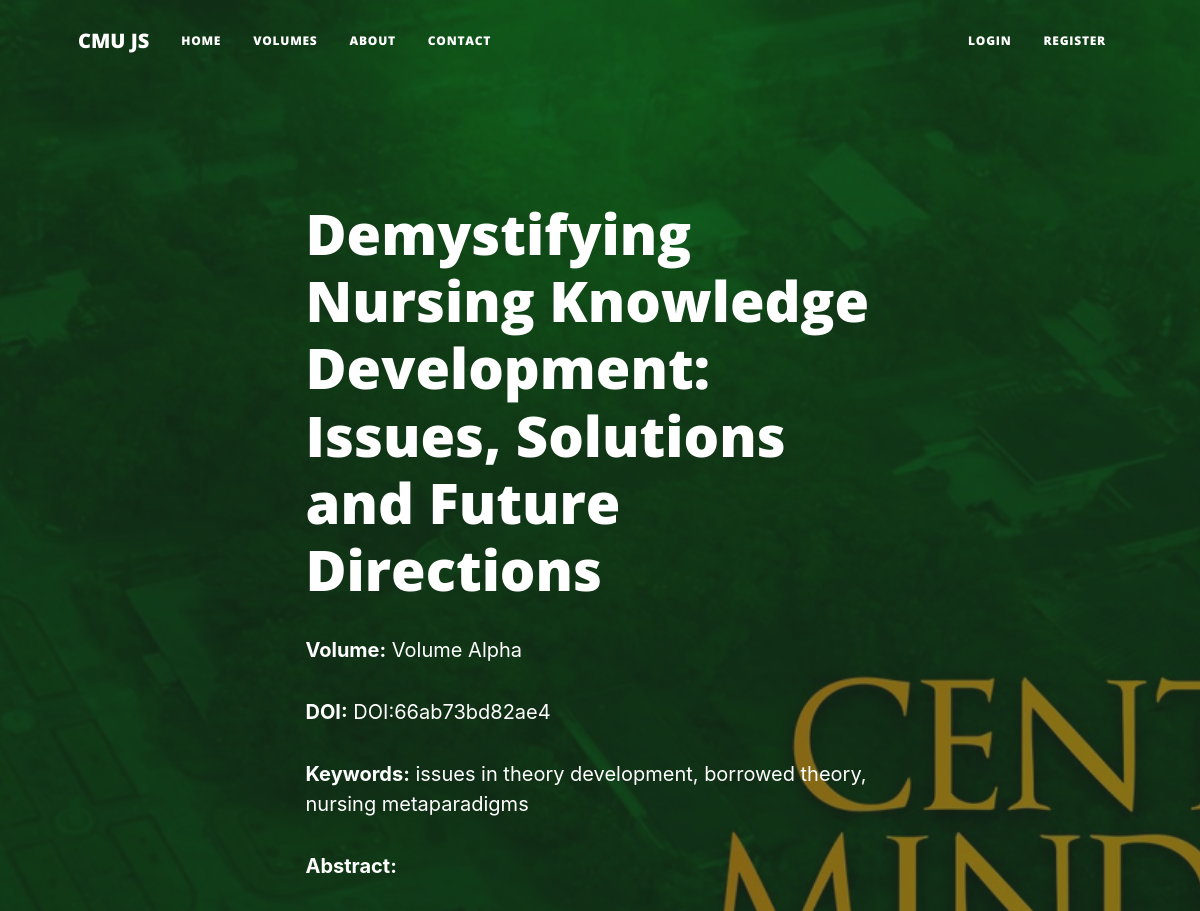
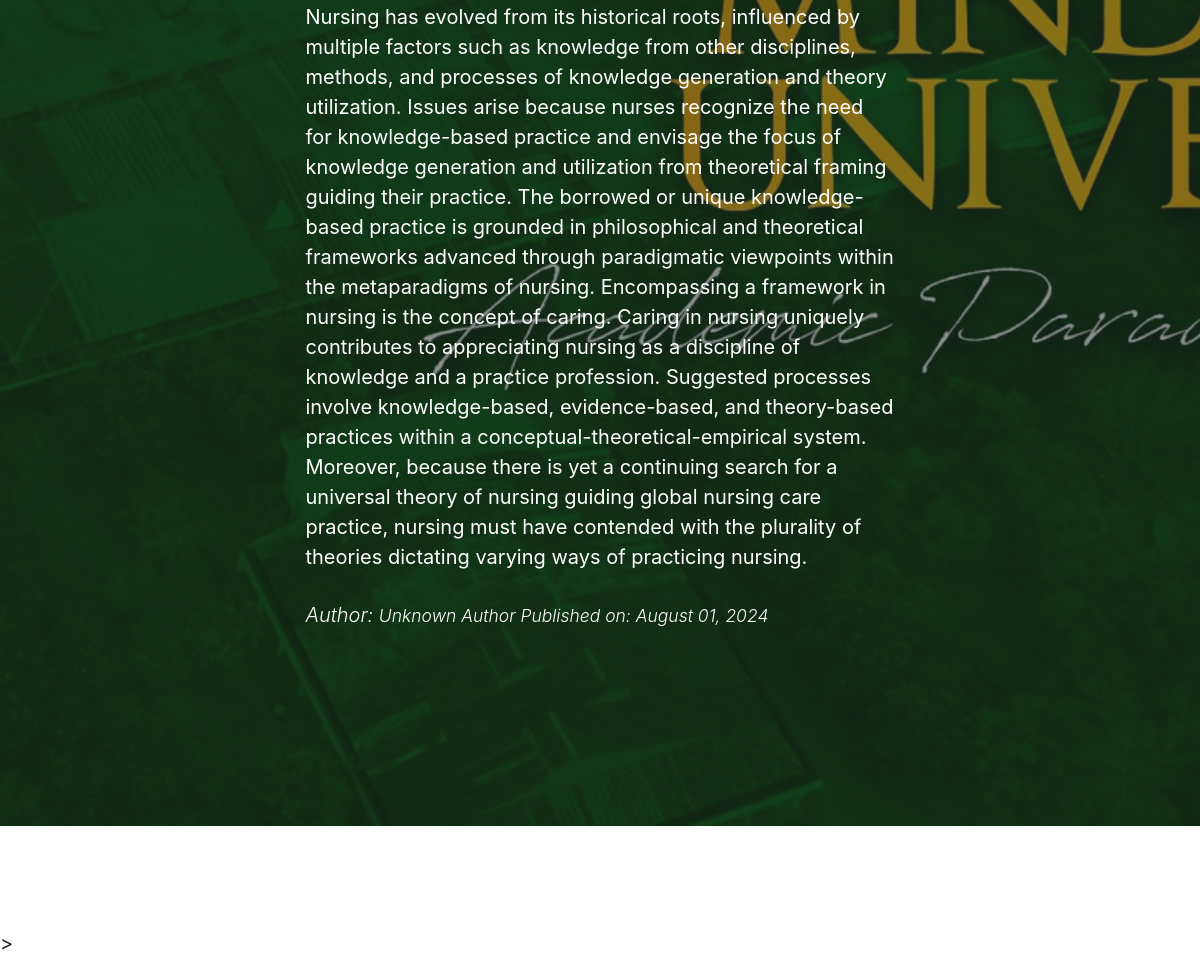
The page /home/post/Demystifying-Nursing-Knowledge-Development-Issues-Solutions-and-Future-Directions on the database its author committed (2 pictures, top to bottom).
### tables this page shows
CREATE TABLE `articles`  (
  `articleid` int NOT NULL AUTO_INCREMENT,
  `title` varchar(255) NULL DEFAULT NULL,
  `slug` varchar(255) NULL DEFAULT NULL,
  `keywords` varchar(255) NULL DEFAULT NULL,
  `abstract` text NULL,
  `filename` varchar(255) NULL DEFAULT NULL,
  `doi` varchar(255) NULL DEFAULT NULL,
  `volumeid` text NOT NULL,
  `created_at` timestamp NULL DEFAULT CURRENT_TIMESTAMP,
  `auid` int NOT NULL,
  `authors` text NULL,
  PRIMARY KEY (`articleid`) USING BTREE
);

CREATE TABLE `volume`  (
  `volumeid` int NOT NULL AUTO_INCREMENT,
  `published` bit(1) NULL DEFAULT NULL,
  `vol_name` varchar(255) NULL DEFAULT NULL,
  `description` text NULL,
  `date_at` datetime NULL DEFAULT CURRENT_TIMESTAMP,
  `date_published` datetime NULL DEFAULT NULL,
  `archived` bit(1) NULL DEFAULT NULL,
  PRIMARY KEY (`volumeid`) USING BTREE
);

### application/controllers/Home.php (called while the page is built, shortened)
<?php
class Home extends CI_Controller {
    public function __construct() {
        $this->load->model('User_model');
        $this->load->model('Article_model');
        $this->load->model('Volume_model');
        $this->load->model('Author_model');
    }
    public function post($slug = NULL) {
        if ($slug) {
            $articleData = $this->Article_model->get_article_slug($slug);
        } else {
            $articleData = $this->Article_model->get_latest_article();
        }
        if ($articleData) {
            foreach ($articleData as $article) {
                $authorData = $this->Article_model->getAuthorByArticleId($article->articleid);
                $article->authors = $authorData ? $authorData->authors : 'Unknown Author';
            }
            $data['articleData'] = $articleData;
            $this->load->view('home/post', $data);
        } else {
            echo "No article found.";
        }
    }
}

### index.php (called while the page is built, shortened)
<?php
require_once BASEPATH.'core/CodeIgniter.php';

### application/models/Article_model.php (called while the page is built, shortened)
<?php
class Article_model extends CI_Model {
    public function getAuthorByArticleId($articleId) {
        $this->db->select('authors.author_name');
        $this->db->from('article_author');
        $this->db->join('authors', 'article_author.audid = authors.audid');
        $this->db->where('article_author.articleid', $articleId);
        $query = $this->db->get();
        $result = $query->row();
        return $result;
    }
public function get_article_slug($slug) {
    $this->db->select('articles.articleid, articles.title, articles.slug, articles.abstract, articles.created_at, volume.vol_name, articles.doi, articles.keywords');
    $this->db->from('articles');
    $this->db->join('volume', 'articles.volumeid = volume.volumeid', 'left');
    $this->db->where('articles.slug', $slug);
    $query = $this->db->get();
    return $query->result();
}
}

### application/views/home/post.php (the view, shortened to what this page needs)
<!DOCTYPE html>
<html lang="en">
<head>
        <link href="    " rel="stylesheet" type="text/css" />
        <link href="<?php echo base_url ('css/home/styles.css" rel="stylesheet')?>" />
    </head>
    <body>
<nav class="navbar navbar-expand-lg navbar-light" id="mainNav">
    <div class="container px-4 px-lg-5">
        <a class="navbar-brand" href="<?php echo base_url(); ?>">CMU JS</a>
        <div class="collapse navbar-collapse" id="navbarResponsive">
            <ul class="navbar-nav me-auto mb-2 mb-lg-0">
                <li class="nav-item"><a class="nav-link px-lg-3 py-3 py-lg-4" href="<?php echo base_url(); ?>">Home</a></li>
                <li class="nav-item"><a class="nav-link px-lg-3 py-3 py-lg-4" href="<?php echo base_url(); ?>">Volumes</a></li>
                <li class="nav-item"><a class="nav-link px-lg-3 py-3 py-lg-4" href="<?php echo base_url('home/about'); ?>">About</a></li>
                <li class="nav-item"><a class="nav-link px-lg-3 py-3 py-lg-4" href="<?php echo base_url('home/contact'); ?>">Contact</a></li>
            </ul>
            <ul class="navbar-nav ms-auto mb-2 mb-lg-0">
                <li class="nav-item"><a class="nav-link px-lg-3 py-3 py-lg-4" href="<?php echo base_url('registration/login'); ?>">Login</a></li>
                <br>
                <li class="nav-item"><a class="nav-link px-lg-3 py-3 py-lg-4" href="<?php echo base_url('registration/signup'); ?>">Register</a></li>
            </ul>
        </div>
    </div>
</nav>
 <header class="masthead" style="background-image: url('<?php echo base_url('assets/img/cmuv4.jpg'); ?>')">
    <div class="container position-relative px-4 px-lg-5">
        <div class="row gx-4 gx-lg-5 justify-content-center">
            <div class="col-md-10 col-lg-8 col-xl-7">
                <?php foreach($articleData as $article) : ?>
                    <div class="post-heading">
                        <h1><?php echo $article->title; ?></h1>
                        <p><strong>Volume:</strong> <?php echo $article->vol_name; ?></p>
                <p><strong>DOI:</strong> <?php echo $article->doi; ?></p>
                <p><strong>Keywords:</strong> <?php echo $article->keywords; ?></p>
                <p><strong>Abstract:</strong> <?php echo $article->abstract; ?></p>
                        <span class="meta">
                            Author: <small><a href="#!"><?php echo $article->authors; ?></a> Published on: <?php echo date('F d, Y', strtotime($article->created_at)); ?></small>
                        </span>
                    </div>
            </div>
        </div>
    </div>
</header>
<article class="mb-4">
    <div class="container px-4 px-lg-5">
        <div class="row gx-4 gx-lg-5 justify-content-center">
            <div class="col-md-10 col-lg-8 col-xl-7">
                <br>
            </div>
        </div>
    </div>
</article>
<?php endforeach; ?>
        <script src="<?php echo base_url('js/scripts.js')?>"></script>>
    </body>
</html>

### rows shown on the page
articles: title "Demystifying Nursing Knowledge Development: Issues, Solutions and Future Directions", volumeid.vol_name "Volume Alpha", doi "DOI:66ab73bd82ae4", keywords "issues in theory development, borrowed theory, nursing metaparadigms", abstract "Nursing has evolved from its historical roots, influenced by multiple factors such as knowledge from other disciplines, methods, and processes of knowledge generation and theory utilization. Issues arise because nurses recognize the need for knowledge-based practice and envisage the focus of knowledge generation and utilization from theoretical framing guiding their practice. The borrowed or unique knowledge-based practice is grounded in philosophical and theoretical frameworks advanced through paradigmatic viewpoints within the metaparadigms of nursing. Encompassing a framework in nursing is the concept of caring. Caring in nursing uniquely contributes to appreciating nursing as a…", authors "Unknown Author", created_at "August 01, 2024"
